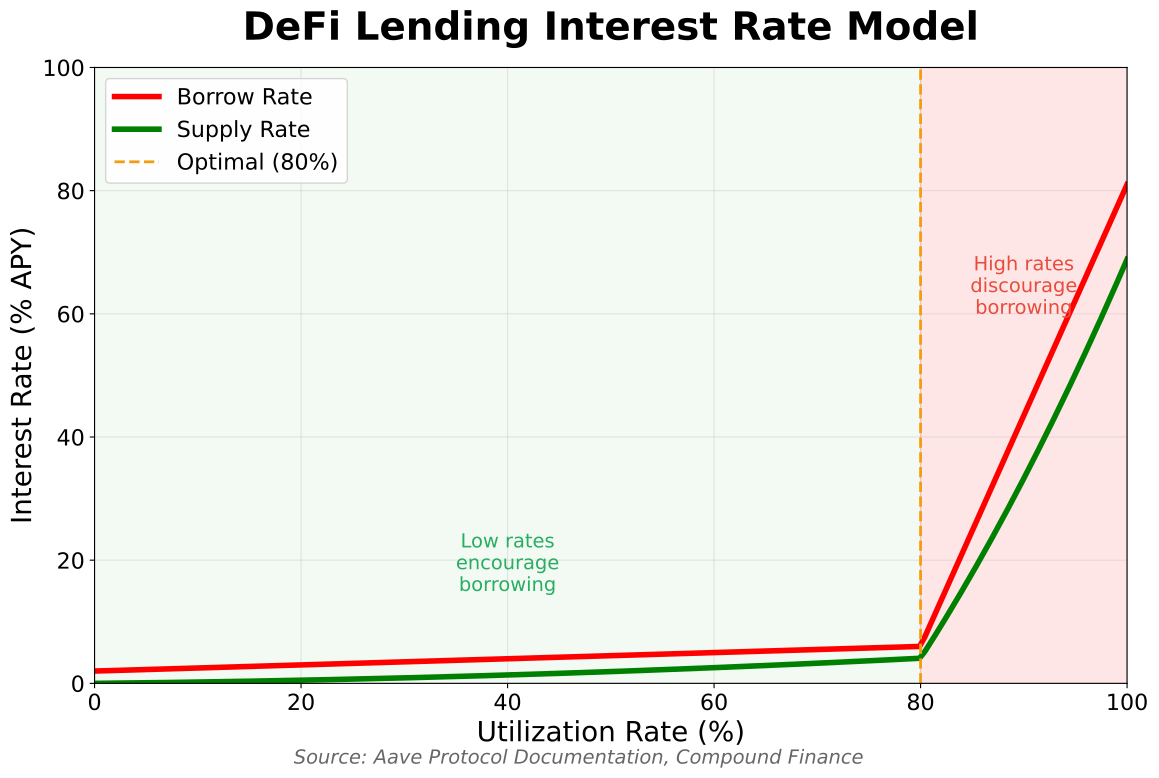

Reproduce this figure in Python.
"""
Lending Interest Rate Curves
Shows how DeFi lending rates change with utilization

Output: lending_interest_curves.pdf
Module: module_02_blockchain
Lesson: 21 - DeFi
"""

from pathlib import Path
import matplotlib.pyplot as plt
import numpy as np

CHART_METADATA = {
    'title': 'Lending Interest Rate Curves',
    'module': 'module_02_blockchain',
    'lesson': 21,
    'url': 'https://github.com/Digital-AI-Finance/digital-finance/tree/main/module_02_blockchain/figures/lending_interest_curves'
}

plt.rcParams.update({
    'font.size': 20,
    'axes.labelsize': 20,
    'axes.titlesize': 28,
    'xtick.labelsize': 16,
    'ytick.labelsize': 16,
    'legend.fontsize': 16,
})

def create_chart():
    """Create lending interest rate curves"""
    fig, ax = plt.subplots(figsize=(12, 8))

    utilization = np.linspace(0, 100, 200)

    # Kinked interest rate model (like Aave/Compound)
    optimal_util = 80
    base_rate = 2
    slope1 = 4  # Before kink
    slope2 = 75  # After kink (steep)

    borrow_rate = np.where(
        utilization <= optimal_util,
        base_rate + (utilization / optimal_util) * slope1,
        base_rate + slope1 + ((utilization - optimal_util) / (100 - optimal_util)) * slope2
    )

    supply_rate = borrow_rate * (utilization / 100) * 0.85  # 85% to suppliers

    ax.plot(utilization, borrow_rate, 'r-', linewidth=4, label='Borrow Rate')
    ax.plot(utilization, supply_rate, 'g-', linewidth=4, label='Supply Rate')

    # Mark optimal utilization
    ax.axvline(x=80, color='#F39C12', linestyle='--', linewidth=2, label='Optimal (80%)')
    ax.fill_betweenx([0, 100], 0, 80, alpha=0.05, color='green')
    ax.fill_betweenx([0, 100], 80, 100, alpha=0.1, color='red')

    ax.set_xlabel('Utilization Rate (%)', fontsize=20)
    ax.set_ylabel('Interest Rate (% APY)', fontsize=20)
    ax.set_title('DeFi Lending Interest Rate Model', fontsize=28, fontweight='bold', pad=20)
    ax.legend(loc='upper left', fontsize=16)
    ax.grid(True, alpha=0.3)
    ax.set_xlim(0, 100)
    ax.set_ylim(0, 100)

    # Annotations
    ax.annotate('Low rates\nencourage\nborrowing', xy=(40, 15), fontsize=14, ha='center', color='#27AE60')
    ax.annotate('High rates\ndiscourage\nborrowing', xy=(90, 60), fontsize=14, ha='center', color='#E74C3C')

    fig.text(0.5, 0.02, 'Source: Aave Protocol Documentation, Compound Finance',
            fontsize=14, ha='center', style='italic', color='#666666')

    plt.tight_layout()

    output_path = Path(__file__).parent / 'lending_interest_curves.pdf'
    plt.savefig(output_path, format='pdf', dpi=300, bbox_inches='tight')
    plt.close()
    print(f"Chart saved to: {output_path}")
    return output_path

if __name__ == '__main__':
    create_chart()
